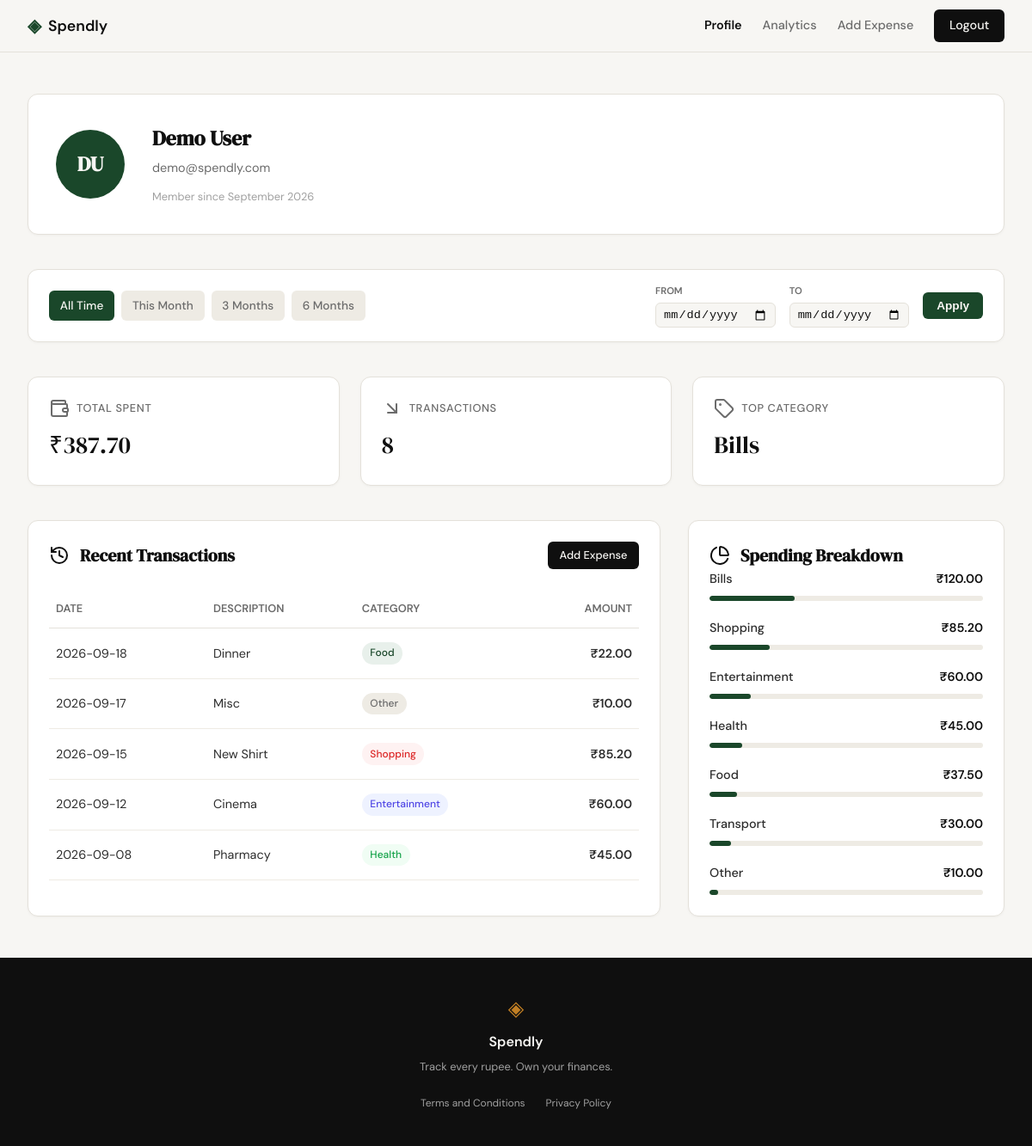
Screenshot of /profile (signed in) with the database file from the repository.
### tables this page shows
CREATE TABLE users (
                id INTEGER PRIMARY KEY AUTOINCREMENT,
                name TEXT NOT NULL,
                email TEXT UNIQUE NOT NULL,
                password_hash TEXT NOT NULL,
                created_at TEXT DEFAULT (datetime('now'))
            );

CREATE TABLE expenses (
                id INTEGER PRIMARY KEY AUTOINCREMENT,
                user_id INTEGER NOT NULL,
                amount REAL NOT NULL,
                category TEXT NOT NULL,
                date TEXT NOT NULL,
                description TEXT,
                created_at TEXT DEFAULT (datetime('now')),
                FOREIGN KEY (user_id) REFERENCES users(id)
            );

### app.py (the view)
@app.route("/profile")
def profile():
    if not session.get("user_id"):
        return redirect(url_for("login"))
    user_id = session["user_id"]
    user = get_user_profile(user_id)
    if not user:
        return redirect(url_for("login")) # User no longer exists
    validated_from, validated_to, presets = _get_date_filter_params()
    stats = get_user_stats(user_id, validated_from, validated_to)
    transactions = get_recent_transactions(user_id, date_from=validated_from, date_to=validated_to)
    categories = get_category_breakdown(user_id, validated_from, validated_to)
    return render_template(
        "profile.html",
        user=user,
        stats=stats,
        transactions=transactions,
        categories=categories,
        date_from=validated_from,
        date_to=validated_to,
        presets=presets
    )

### app.py (called while the page is built, shortened)
def _get_date_filter_params():
    date_from = request.args.get("date_from")
    date_to = request.args.get("date_to")
    validated_from = None
    validated_to = None
    today = datetime.now().date()
    presets = {
        "this_month": (today.replace(day=1).strftime("%Y-%m-%d"), today.strftime("%Y-%m-%d")),
        "last_3m": ((today - timedelta(days=90)).strftime("%Y-%m-%d"), today.strftime("%Y-%m-%d")),
        "last_6m": ((today - timedelta(days=180)).strftime("%Y-%m-%d"), today.strftime("%Y-%m-%d")),
    }
    return validated_from, validated_to, presets

### database/db.py (called while the page is built)
def get_db():
    conn = sqlite3.connect(DB_PATH)
    conn.row_factory = sqlite3.Row
    conn.execute("PRAGMA foreign_keys = ON;")
    return conn

def get_user_profile(user_id):
    with get_db() as conn:
        user = conn.execute(
            "SELECT name, email, created_at FROM users WHERE id = ?",
            (user_id,)
        ).fetchone()
        if user:
            import datetime
            dt = datetime.datetime.strptime(user['created_at'], '%Y-%m-%d %H:%M:%S')
            return {
                "name": user['name'],
                "email": user['email'],
                "join_date": dt.strftime('%B %Y')
            }
        return None

def _apply_date_filter(query, params, date_from, date_to):
    if date_from and date_to:
        query += " AND date BETWEEN ? AND ?"
        params.extend([date_from, date_to])
    return query, params

def get_recent_transactions(user_id, limit=5, date_from=None, date_to=None):
    with get_db() as conn:
        query = "SELECT date, description, category, amount FROM expenses WHERE user_id = ?"
        params = [user_id]
        query, params = _apply_date_filter(query, params, date_from, date_to)
        query += " ORDER BY date DESC, id DESC LIMIT ?"
        params.append(limit)
        rows = conn.execute(query, params).fetchall()
        return [
            {
                "date": row['date'],
                "description": row['description'],
                "category": row['category'],
                "amount": f"₹{row['amount']:,.2f}"
            }
            for row in rows
        ]

### templates/profile.html (shortened to what this page needs)
{% extends "base.html" %}
{% block head %}
<link rel="stylesheet" href="{{ url_for('static', filename='css/profile.css') }}">
{% endblock %}
{% block content %}
<div class="profile-container">
    <header class="profile-header-card">
        <div class="profile-avatar">
            {{ user.name[0] }}{{ user.name.split(' ')[-1][0] | upper }}
        </div>
        <div class="profile-user-info">
            <h1 class="profile-name">{{ user.name }}</h1>
            <span class="profile-email">{{ user.email }}</span>
            <span class="profile-meta">Member since {{ user.join_date }}</span>
        </div>
    </header>
    <div class="filter-bar">
        <div class="filter-presets">
            <a href="{{ url_for('profile') }}"
               class="filter-btn {{ 'active' if not date_from }}"
               title="Show all time">All Time</a>
            <a href="{{ url_for('profile', date_from=presets.this_month[0], date_to=presets.this_month[1]) }}"
               class="filter-btn {{ 'active' if date_from == presets.this_month[0] }}"
               title="This Month">This Month</a>
            <a href="{{ url_for('profile', date_from=presets.last_3m[0], date_to=presets.last_3m[1]) }}"
               class="filter-btn {{ 'active' if date_from == presets.last_3m[0] }}"
               title="Last 3 Months">3 Months</a>
            <a href="{{ url_for('profile', date_from=presets.last_6m[0], date_to=presets.last_6m[1]) }}"
               class="filter-btn {{ 'active' if date_from == presets.last_6m[0] }}"
               title="Last 6 Months">6 Months</a>
        </div>
        <form class="filter-custom" method="GET" action="{{ url_for('profile') }}">
            <div class="input-group">
                <label for="date_from">From</label>
                <input type="date" id="date_from" name="date_from" value="{{ date_from or '' }}">
            </div>
            <div class="input-group">
                <label for="date_to">To</label>
                <input type="date" id="date_to" name="date_to" value="{{ date_to or '' }}">
            </div>
            <button type="submit" class="filter-apply-btn">Apply</button>
        </form>
    </div>
    <section class="stats-grid">
        <div class="stat-card">
            <span class="stat-label"><i data-lucide="wallet"></i> Total Spent</span>
            <span class="stat-value">{{ stats.total_spent }}</span>
        </div>
        <div class="stat-card">
            <span class="stat-label"><i data-lucide="arrow-down-right"></i> Transactions</span>
            <span class="stat-value">{{ stats.transaction_count }}</span>
        </div>
        <div class="stat-card">
            <span class="stat-label"><i data-lucide="tag"></i> Top Category</span>
            <span class="stat-value">{{ stats.top_category }}</span>
        </div>
    </section>
    <div class="profile-content">
        <section class="content-section">
            <div class="section-header">
                <h2 class="section-title"><i data-lucide="history"></i> Recent Transactions</h2>
                <a href="{{ url_for('add_expense') }}" class="btn-primary btn-sm">Add Expense</a>
            </div>
            <div style="overflow-x: auto;">
                <table class="tx-table">
                    <thead>
                        <tr>
                            <th>Date</th>
                            <th>Description</th>
                            <th>Category</th>
                            <th style="text-align: right;">Amount</th>
                        </tr>
                    </thead>
                    <tbody>
                        {% for tx in transactions %}
                        <tr>
                            <td>{{ tx.date }}</td>
                            <td>{{ tx.description }}</td>
                            <td>
                                <span class="tx-badge badge-{{ tx.category | lower }}">
                                    {{ tx.category }}
                                </span>
                            </td>
                            <td class="tx-amount">{{ tx.amount }}</td>
                        </tr>
                        {% endfor %}
                    </tbody>
                </table>
            </div>
        </section>
        <section class="content-section">
            <h2 class="section-title"><i data-lucide="pie-chart"></i> Spending Breakdown</h2>
            <div class="cat-list">
                {% for cat in categories %}
                <div class="cat-item">
                    <div class="cat-info">
                        <span class="cat-name">{{ cat.category }}</span>
                        <span class="cat-amount">{{ cat.amount }}</span>
                    </div>
                    <div class="cat-bar-track">
                        <div class="cat-bar-fill" style="width: {{ cat.percentage }}%;"></div>
                    </div>
                </div>
                {% endfor %}
            </div>
        </section>
    </div>
</div>
{% endblock %}

### static/css/style.css (style rules this page uses)
:root { --ink: #0f0f0f; --ink-soft: #2d2d2d; --ink-muted: #6b6b6b; --ink-faint: #a0a0a0; --paper: #f7f6f3; --paper-warm: #f0ede6; --paper-card: #ffffff; --accent: #1a472a; --accent-light: #e8f0eb; --accent-2: #c17f24; --accent-2-light: #fdf3e3; --danger: #c0392b; --danger-light: #fdecea; --border: #e4e1da; --border-soft: #eeebe4; --font-display: 'DM Serif Display', Georgia, serif; --font-body: 'DM Sans', system-ui, sans-serif; --max-width: 1200px; --auth-width: 440px; --radius-sm: 6px; --radius-md: 12px; --radius-lg: 20px; }
*, *::before, *::after { box-sizing: border-box; margin: 0; padding: 0; }
html { font-size: 16px; scroll-behavior: smooth; }
body { background: var(--paper); color: var(--ink); font-family: var(--font-body); font-size: 1rem; line-height: 1.6; -webkit-font-smoothing: antialiased; }
a { color: inherit; text-decoration: none; }
.btn-primary { display: inline-block; background: var(--ink); color: var(--paper); padding: 0.65rem 1.5rem; border-radius: var(--radius-sm); font-family: var(--font-body); font-size: 0.9rem; font-weight: 500; cursor: pointer; border: none; transition: background 0.2s; text-decoration: none; }
.btn-primary.btn-sm { padding: 0.35rem 0.85rem; font-size: 0.8rem; }

### rows the page displays
users: name "D", name "U", name "Demo User", email "demo@spendly.com"
expenses: top_category "Bills", category "Bills", amount "₹120.00", {{ cat.percentage }} 31 (drawn)
expenses: date "2026-09-18", description "Dinner", category "Food", amount "₹22.00"
expenses: date "2026-09-17", description "Misc", category "Other", amount "₹10.00"
expenses: date "2026-09-15", description "New Shirt", category "Shopping", amount "₹85.20"
expenses: date "2026-09-12", description "Cinema", category "Entertainment", amount "₹60.00"
expenses: date "2026-09-08", description "Pharmacy", category "Health", amount "₹45.00"
expenses: category "Transport", amount "₹30.00", {{ cat.percentage }} 8 (drawn)

### other values shown
{{ user.join_date }} "September 2026"
{{ stats.total_spent }} "₹387.70"
{{ stats.transaction_count }} "8"
{{ cat.category }} "Shopping" "Entertainment" "Health" "Food" "Other"
{{ cat.amount }} "₹85.20" "₹60.00" "₹45.00" "₹37.50" "₹10.00"
